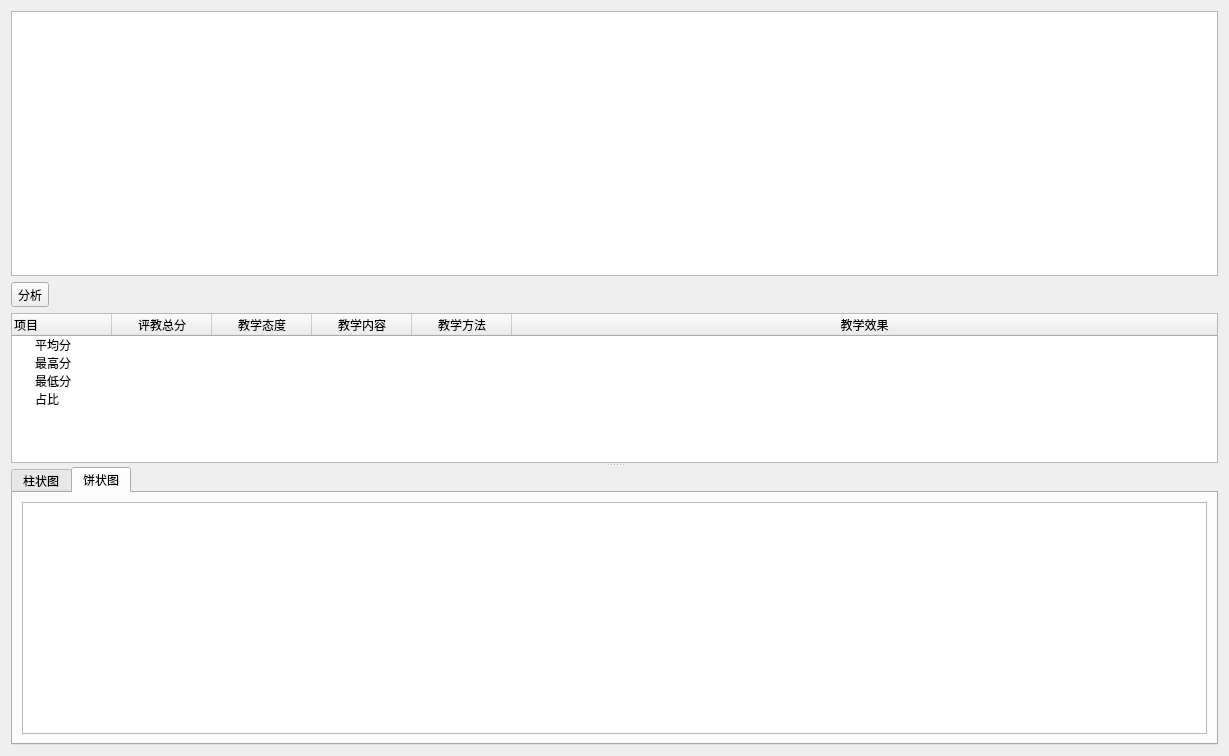
<?xml version="1.0" encoding="UTF-8"?>
<ui version="4.0">
 <class>tea_EvaluateTeacherWindow</class>
 <widget class="QWidget" name="tea_EvaluateTeacherWindow">
  <property name="geometry">
   <rect>
    <x>0</x>
    <y>0</y>
    <width>1229</width>
    <height>756</height>
   </rect>
  </property>
  <property name="windowTitle">
   <string>评教结果窗口</string>
  </property>
  <layout class="QGridLayout" name="gridLayout">
   <item row="0" column="0">
    <widget class="QTableView" name="evaluatetableView"/>
   </item>
   <item row="2" column="0">
    <widget class="QSplitter" name="splitter">
     <property name="orientation">
      <enum>Qt::Vertical</enum>
     </property>
     <widget class="QTreeWidget" name="treeWidget">
      <property name="minimumSize">
       <size>
        <width>0</width>
        <height>150</height>
       </size>
      </property>
      <property name="maximumSize">
       <size>
        <width>16777215</width>
        <height>150</height>
       </size>
      </property>
      <column>
       <property name="text">
        <string>项目</string>
       </property>
      </column>
      <column>
       <property name="text">
        <string>评教总分</string>
       </property>
       <property name="textAlignment">
        <set>AlignCenter</set>
       </property>
      </column>
      <column>
       <property name="text">
        <string>教学态度</string>
       </property>
       <property name="textAlignment">
        <set>AlignCenter</set>
       </property>
      </column>
      <column>
       <property name="text">
        <string>教学内容</string>
       </property>
       <property name="textAlignment">
        <set>AlignCenter</set>
       </property>
      </column>
      <column>
       <property name="text">
        <string>教学方法</string>
       </property>
       <property name="textAlignment">
        <set>AlignCenter</set>
       </property>
      </column>
      <column>
       <property name="text">
        <string>教学效果</string>
       </property>
       <property name="textAlignment">
        <set>AlignCenter</set>
       </property>
      </column>
      <item>
       <property name="text">
        <string>平均分</string>
       </property>
       <property name="textAlignment">
        <set>AlignCenter</set>
       </property>
       <property name="text">
        <string/>
       </property>
       <property name="text">
        <string/>
       </property>
       <property name="text">
        <string/>
       </property>
       <property name="text">
        <string/>
       </property>
       <property name="text">
        <string/>
       </property>
      </item>
      <item>
       <property name="text">
        <string>最高分</string>
       </property>
       <property name="textAlignment">
        <set>AlignCenter</set>
       </property>
       <property name="text">
        <string/>
       </property>
       <property name="text">
        <string/>
       </property>
       <property name="text">
        <string/>
       </property>
       <property name="text">
        <string/>
       </property>
       <property name="text">
        <string/>
       </property>
      </item>
      <item>
       <property name="text">
        <string>最低分</string>
       </property>
       <property name="textAlignment">
        <set>AlignCenter</set>
       </property>
       <property name="text">
        <string/>
       </property>
       <property name="text">
        <string/>
       </property>
       <property name="text">
        <string/>
       </property>
       <property name="text">
        <string/>
       </property>
       <property name="text">
        <string/>
       </property>
      </item>
      <item>
       <property name="text">
        <string>占比</string>
       </property>
       <property name="textAlignment">
        <set>AlignCenter</set>
       </property>
       <property name="text">
        <string/>
       </property>
       <property name="text">
        <string/>
       </property>
       <property name="text">
        <string/>
       </property>
       <property name="text">
        <string/>
       </property>
       <property name="text">
        <string/>
       </property>
      </item>
      <item>
       <property name="text">
        <string/>
       </property>
       <property name="text">
        <string/>
       </property>
       <property name="text">
        <string/>
       </property>
       <property name="text">
        <string/>
       </property>
       <property name="text">
        <string/>
       </property>
       <property name="text">
        <string/>
       </property>
      </item>
      <item>
       <property name="text">
        <string/>
       </property>
       <property name="text">
        <string/>
       </property>
       <property name="text">
        <string/>
       </property>
       <property name="text">
        <string/>
       </property>
       <property name="text">
        <string/>
       </property>
       <property name="text">
        <string/>
       </property>
      </item>
     </widget>
     <widget class="QTabWidget" name="teacherTabWidget">
      <property name="minimumSize">
       <size>
        <width>0</width>
        <height>0</height>
       </size>
      </property>
      <property name="currentIndex">
       <number>1</number>
      </property>
      <widget class="QWidget" name="tabBarView">
       <attribute name="title">
        <string>柱状图</string>
       </attribute>
       <layout class="QGridLayout" name="gridLayout_6">
        <item row="0" column="0" colspan="2">
         <widget class="QChartView" name="teacherBarView"/>
        </item>
       </layout>
      </widget>
      <widget class="QWidget" name="tabPieView">
       <attribute name="title">
        <string>饼状图</string>
       </attribute>
       <layout class="QGridLayout" name="gridLayout_7">
        <item row="0" column="0" colspan="2">
         <widget class="QChartView" name="teacherPieView"/>
        </item>
       </layout>
      </widget>
     </widget>
    </widget>
   </item>
   <item row="1" column="0">
    <layout class="QHBoxLayout" name="horizontalLayout">
     <item>
      <widget class="QToolButton" name="toolButton">
       <property name="text">
        <string>分析</string>
       </property>
       <property name="icon">
        <iconset resource="image.qrc">
         <normaloff>:/Image/my photos/way.png</normaloff>:/Image/my photos/way.png</iconset>
       </property>
       <property name="toolButtonStyle">
        <enum>Qt::ToolButtonTextBesideIcon</enum>
       </property>
      </widget>
     </item>
     <item>
      <spacer name="horizontalSpacer">
       <property name="orientation">
        <enum>Qt::Horizontal</enum>
       </property>
       <property name="sizeHint" stdset="0">
        <size>
         <width>1120</width>
         <height>20</height>
        </size>
       </property>
      </spacer>
     </item>
    </layout>
   </item>
  </layout>
 </widget>
 <customwidgets>
  <customwidget>
   <class>QChartView</class>
   <extends>QGraphicsView</extends>
   <header location="global">qchartview.h</header>
  </customwidget>
 </customwidgets>
 <resources>
  <include location="image.qrc"/>
 </resources>
 <connections/>
</ui>
